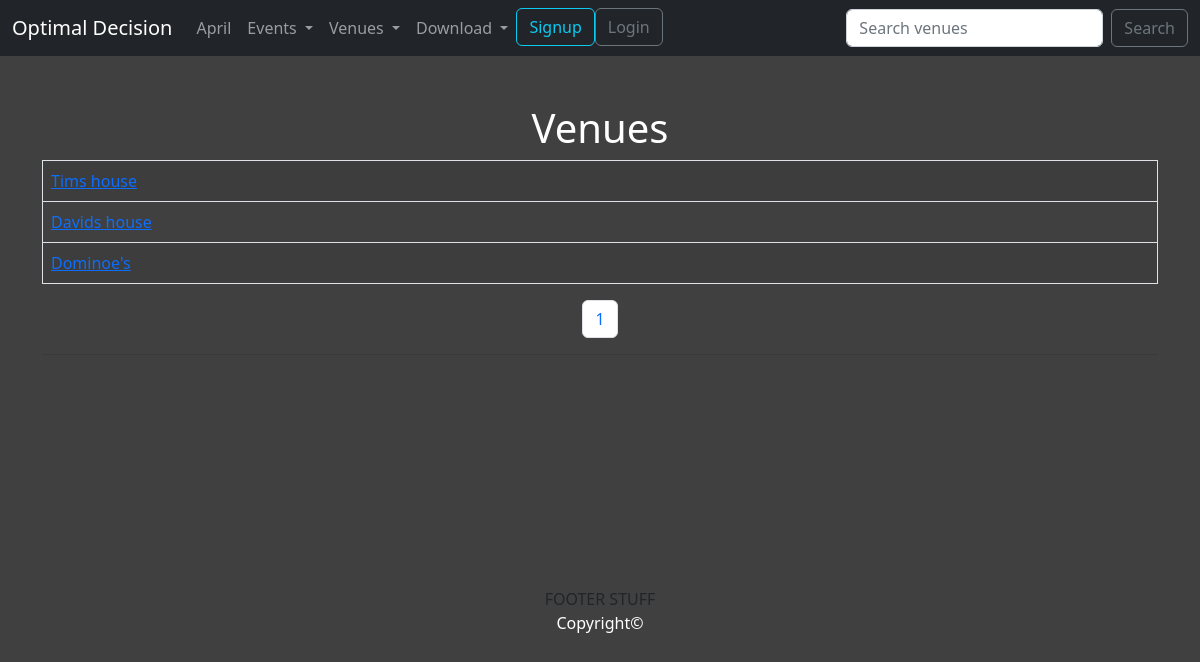
Before: /list_venues/?page=2 with the older database file.
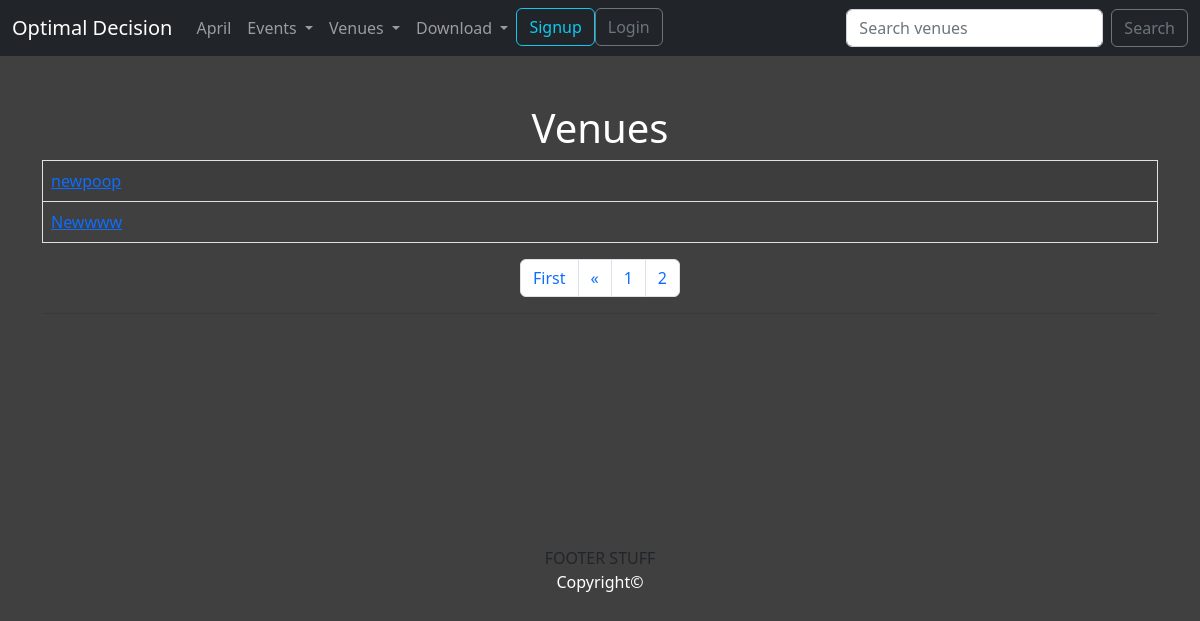
After: the same page with the newer database file.
### events/models.py (models this page shows)
class Venue(models.Model):
    name = models.CharField('Event Name', max_length=120)
    address = models.CharField('Address', max_length=300)
    zip_code = models.CharField('Zip Code', max_length=10)
    phone = models.CharField('Contact Phone', blank=True, max_length=25)
    web = models.URLField('Website Address', blank=True)
    email_address = models.EmailField('Email Address', blank=True)
    owner = models.IntegerField('Venue Owner', blank=False, default=1)
    venue_image = models.ImageField(blank=True, null=True, upload_to='images/')
    def __str__(self):
        return self.name

### events/views.py (the view)
# urls.py: path('list_venues/', views.list_venues, name='list_venues'),
def list_venues(request):
    venue_list = Venue.objects.all().order_by('name')
    p = Paginator(Venue.objects.all(), 4)
    page = request.GET.get('page')
    venues = p.get_page(page)
    nums = 'a' * venues.paginator.num_pages
    return render(request, 'events/venues.html', {'venue_list': venue_list, 'venues': venues, 'nums': nums})

### events/templates/events/venues.html (shortened to what this page needs)
{% extends 'events/base.html' %}
{% block content %}
<center>
<br>
<h1>Venues</h1>
<table class='table table-striped table-hover table-bordered'>
    {% for venue in venues %}
    <tr>
        <td><a href='{% url "show_venue" venue.id %}'>{{ venue }}</a><br/></td>
{% endfor %}
</table>
</center>
<center>
<nav aria-label="Page navigation example">
<ul class="pagination justify-content-center">
{% if venues.has_previous %}
    <li class="page-item"><a class='page-link' href='?page=1'>First</a></li>
    <li class="page-item"><a class='page-link' href='?page={{ venues.previous_page_number }}'>&laquo</a></li>
{% endif %}
{% for i in nums %}
<li class='page-item'><a class='page-link' href='?page={{ forloop.counter }}'>{{ forloop.counter }}</a></li>
{% endfor %}
</ul>
</nav>
</center>
<hr>
{% endblock content %}

Changed rows visible on the page:
no longer on this page (row unchanged): Venue: name "Tims house"
no longer on this page (row unchanged): Venue: name "Davids house"
no longer on this page (row unchanged): Venue: name "Dominoe's"
added Venue: name "newpoop"
added Venue: name "Newwww"
Other visible differences:
text now shown: "First «"
new list line: "2"
